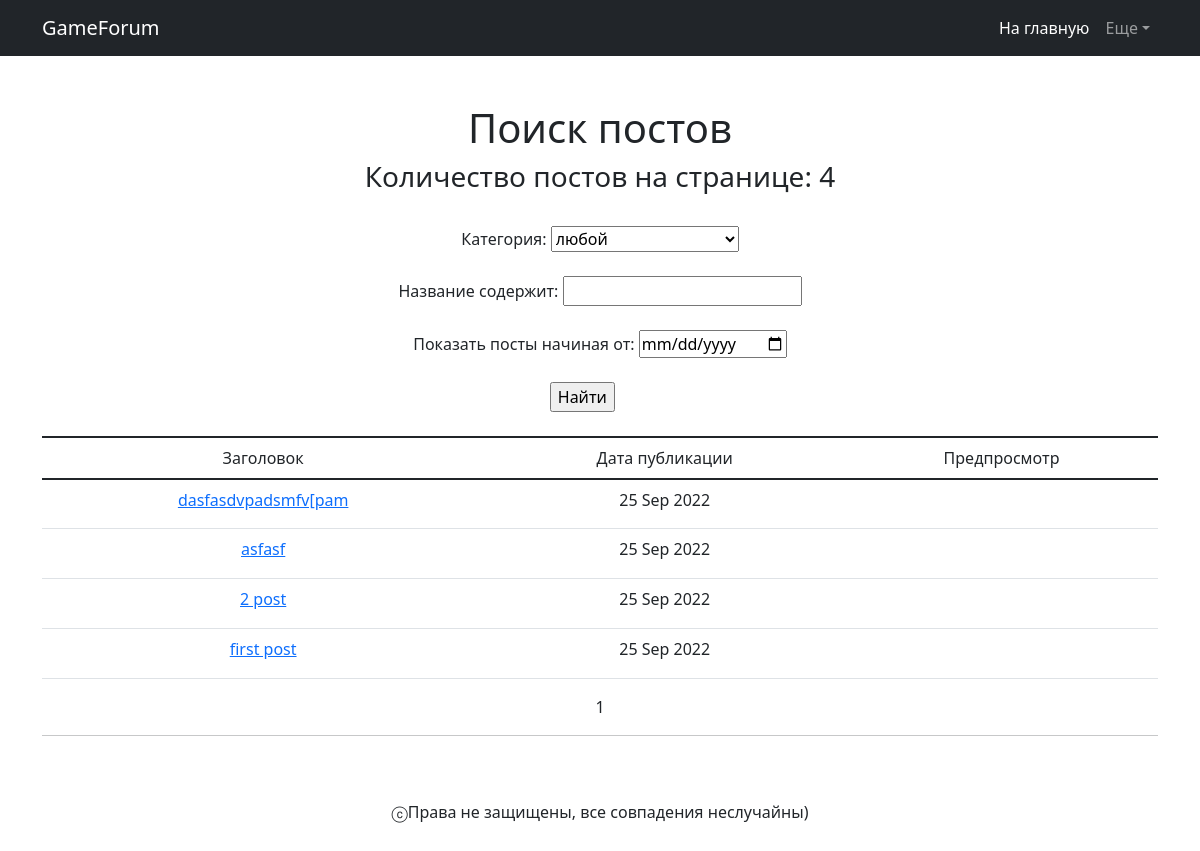
The page /personal/my_posts/ (signed in) on the database its author committed.
### feed/models.py (models this page shows, shortened)
class Post(models.Model):
    author = models.ForeignKey(User, on_delete=models.CASCADE)
    title = models.CharField(max_length=255)
    content = fields.RichTextField()            # allows pictures and video in text
    time_in = models.DateTimeField(auto_now_add=True)
    category = models.CharField(max_length=2, choices=CATEGORIES, default='Тн')

### feed/views.py (the view)
# urls.py: path('personal/my_posts/', PostsSelf.as_view(), name='posts_self'),
class PostsSelf(LoginRequiredMixin, ListView):                             # responsible for posts list with filters output
    model = Post
    ordering = '-time_in'
    template_name = 'posts_self.html'
    context_object_name = 'posts_self'
    paginate_by = 10
    def get_queryset(self):                            # redefine function to get posts list
        queryset = super().get_queryset()
        self.filterset = PostsSelfFilter(self.request.GET, queryset.filter(author=self.request.user))
        return self.filterset.qs                       # return extended queryset
    def get_context_data(self, **kwargs):              # add filtration object to context and return extended context
        context = super().get_context_data(**kwargs)
        context['filterset'] = self.filterset
        return context

### templates/posts_self.html (shortened to what this page needs)
{% extends 'flatpages/default.html' %}
{% load custom_tags %}
{% block content %}
    <h1>Поиск постов</h1>
    <h3> Количество постов на странице: {{ posts_self|length }} </h3>
    <br>
    <form action="" method="get" align="center">
        Категория: {{ filterset.form.category }}
        <br>
        <br>
        Название содержит: {{ filterset.form.title__icontains }}
        <br>
        <br>
        {{ filterset.form.time_in__gt.label }}: {{ filterset.form.time_in__gt }}
        <br>
        <br>
        <div class="row">
            <div class="col-7" align="right">
                <input type="submit" value="Найти" />
            </div>
        </div>
    </form>
    <br>
    {% if posts_self %}
        <table class="table">
            <col style="width:1/3">
	        <col style="width:1/3">
            <col style="width:1/3">
            <thead>
            <tr>
                <td>Заголовок</td>
                <td>Дата публикации</td>
                <td>Предпросмотр</td>
            </tr>
            </thead>
            {% for post in posts_self %}
                <tr style="height:50px">
                    <td><a href='/posts/{{ post.pk }}'>{{ post.title }}</a></td>
                    <td>{{ post.time_in|date:'d M Y' }}</td>
                    <td>{{ post.content|truncatechars:20 }}</td>
                </tr>
            {% endfor %}
        </table>
    {% else %}
        <h2>Пока никаких постов</h2>
    {% endif %}
    {{ page_obj.number }}
<hr>
{% endblock content %}

### rows shown on the page
Post: title "dasfasdvpadsmfv[pam", time_in "25 Sep 2022"
Post: title "asfasf", time_in "25 Sep 2022"
Post: title "2 post", time_in "25 Sep 2022"
Post: title "first post", time_in "25 Sep 2022"

### other values the page prints
{{ posts_self|length }} "4"
{{ filterset.form.time_in__gt.label }} "Показать посты начиная от"
{{ page_obj.number }} "1"
